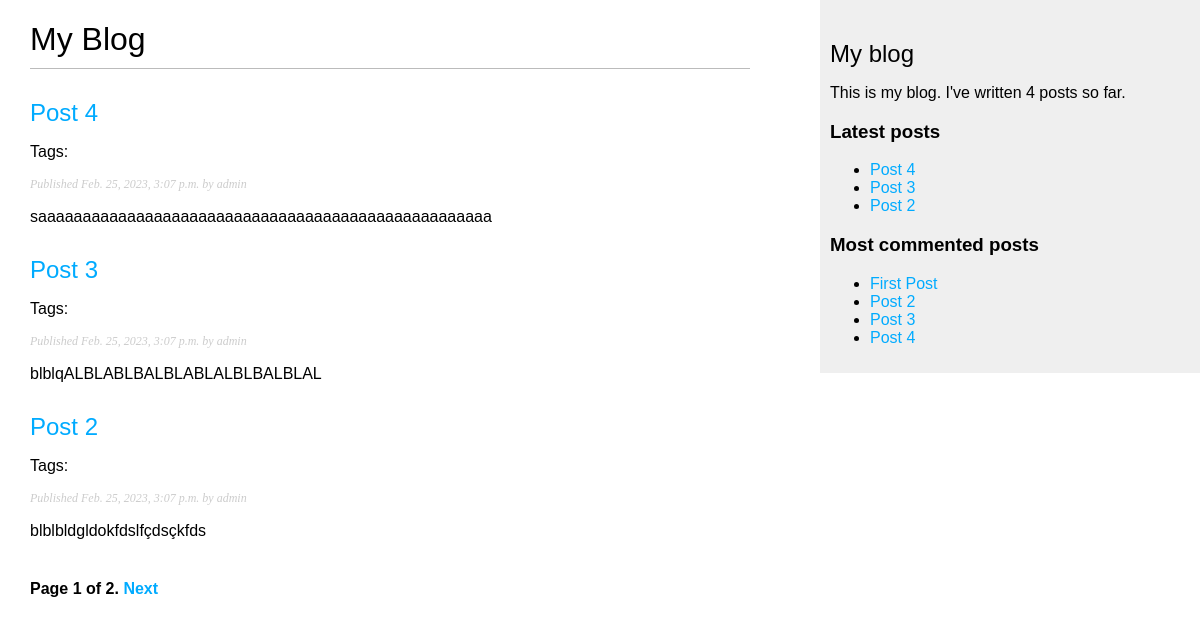
The page /blog/ on the database as committed earlier.
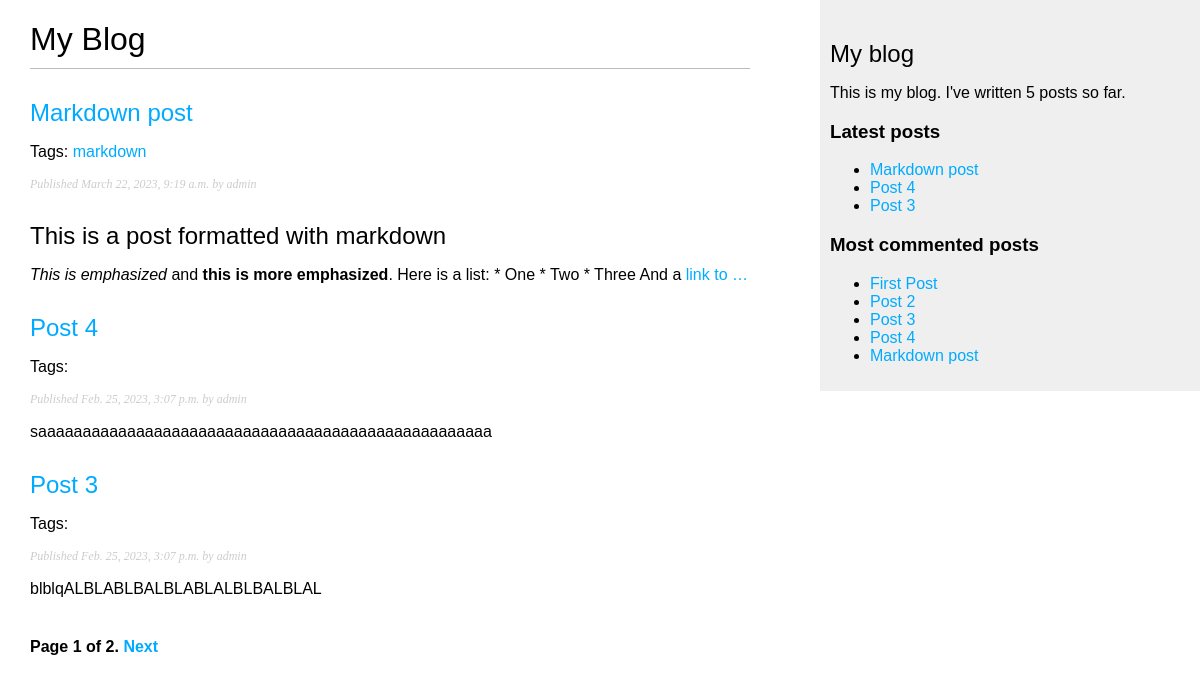
The same page on the database as committed later.
### blog/models.py (models this page shows, shortened)
class Post(models.Model):
    class Status(models.TextChoices):
        DRAFT = 'DF', 'Draft'
        PUBLISHED = 'PB', 'Published'
    tags = TaggableManager()
    title = models.CharField(max_length=250)
    slug = models.SlugField(max_length=250, unique_for_date='publish')
    author = models.ForeignKey(User,
                               on_delete=models.CASCADE,
                               related_name='blog_posts')
    body = models.TextField()
    publish = models.DateTimeField(default=timezone.now)
    created = models.DateTimeField(auto_now_add=True)
    updated = models.DateTimeField(auto_now=True)
    status = models.CharField(max_length=2,
                              choices=Status.choices,
                              default=Status.DRAFT)
    objects = models.Manager()
    published = PublishedManager()
    class Meta:
        ordering = ['-publish']
        indexes = [models.Index(fields=['-publish'])]
    def get_absolute_url(self):
        return reverse("blog:post_detail", args=[self.publish.year,
                                                 self.publish.month,
                                                 self.publish.day,
                                                 self.slug])

### blog/views.py (the view)
# urls.py: path('', views.post_list, name='post_list'),
def post_list(request, tag_slug=None):
    post_list = Post.published.all()
    tag = None
    if tag_slug:
        tag = get_object_or_404(Tag, slug=tag_slug)
        post_list = post_list.filter(tags__in=[tag])
    paginator = Paginator(post_list, 3)
    page_number = request.GET.get('page', 1)
    try:
        posts = paginator.page(page_number)
    except PageNotAnInteger:
        posts = paginator.page(1)
    except EmptyPage:
        posts = paginator.page(paginator.num_pages)
    return render(request,
                  'blog/post/list.html',
                  {'posts': posts,
                   'tag': tag})

### blog/models.py (called while the page is built)
    def get_queryset(self):
        return super().get_queryset().filter(status=Post.Status.PUBLISHED)

### blog/templatetags/blog_tags.py (called while the page is built)
@register.simple_tag
def total_posts():
    return Post.published.count()

@register.inclusion_tag('blog/post/latest_posts.html')
def show_latest_posts(count=5):
    latest_posts = Post.published.order_by('-publish')[:count]
    return {'latest_posts': latest_posts}

@register.simple_tag
def get_most_commented_posts(count=5):
    return Post.published.annotate(total_comments=Count('comments'))\
            .order_by('-total_comments')[:count]

@register.filter(name='markdown')
def markdown_format(text):
    return mark_safe(markdown.markdown(text))

### blog/templates/blog/post/list.html (shortened to what this page needs)
{% extends 'blog/base.html' %}
{% load blog_tags %}
{% block content %}
    <h1>My Blog</h1>
    {% for post in posts %}
        <h2>
            <a href="{{ post.get_absolute_url }}">
                {{ post.title }}
            </a>
        </h2>
        <p class="tags">Tags:
            {% for tag in post.tags.all %}
                <a href="{% url 'blog:post_list_by_tag' tag.slug %}">
                    {{ tag.name }}
                </a>
            {% endfor %}
        </p>
        <p class="date">
            Published {{post.publish}} by {{ post.author }}
        </p>
        {{ post.body|markdown|truncatewords_html:30 }}
    {% endfor %}
    {% include "pagination.html" with page=posts %}
{% endblock content %}

### blog/templates/blog/base.html (shortened to what this page needs)
{% load blog_tags %}
{% load static %}
<!DOCTYPE html>
<html lang="en">
<head>
    <link rel="stylesheet" href="{% static 'css/blog.css' %}">
</head>
<body>
    <div id="content">
        {% block content %}
        {% endblock %}
    </div>
    <div id="sidebar">
        <h2>My blog</h2>
        <p>This is my blog.
            I've written {% total_posts %} posts so far.
        </p>
        <h3>Latest posts</h3>
        {% show_latest_posts 3 %}
        <h3>Most commented posts</h3>
        {% get_most_commented_posts as most_commented_posts %}
        <ul>
            {% for post in most_commented_posts %}
                <li>
                    <a href="{{ post.get_absolute_url }}">
                        {{ post.title }}
                    </a>
                </li>
            {% endfor %}
        </ul>
    </div>
</body>
</html>

### blog/templates/pagination.html (shortened to what this page needs)
<div class="pagination">
    <span class="step-links">
        <span class="current">
            Page {{ page.number }} of {{ page.paginator.num_pages }}.
        </span>
        {% if page.has_next %}
            <a href="?page={{ page.next_page_number }}">
                Next
            </a>
        {% endif %}
    </span>
</div>

### blog/templates/blog/post/latest_posts.html
<ul>
    {% for post in latest_posts %}
        <li>
            <a href="{{ post.get_absolute_url }}">
                {{ post.title }}
            </a>
        </li>
    {% endfor %}
</ul>

### blog/static/css/blog.css (style rules this page uses)
body { margin: 0; padding: 0; font-family: helvetica, sans-serif; }
a { color: #00abff; text-decoration: none; }
h1 { font-weight: normal; border-bottom: 1px solid #bbb; padding: 0 0 10px 0; }
h2 { font-weight: normal; margin: 30px 0 0; }
#content { float: left; width: 60%; padding: 0 0 0 30px; }
#sidebar { float: right; width: 30%; padding: 10px; background: #efefef; height: 100%; }
p.date { color: #ccc; font-family: georgia, serif; font-size: 12px; font-style: italic; }
.pagination { margin: 40px 0; font-weight: bold; }

Rows that differ between the two databases and show on the page:
no longer on one of the page's lists (row edited): Post: title "Post 2", publish "Feb. 25, 2023, 3:07 p.m.", author "admin", body "blblbldgldokfdslfçdsçkfds"
added Post: title "Markdown post", publish "March 22, 2023, 9:19 a.m.", author "admin", body "This is a post formatted with markdown This is emphasized and this is more emphasized . Here is a list: * One * Two * Three And a link to …"
added Tag: name "markdown"
Other text that changed with them:
text no longer shown: "4"
text now shown: "5"
